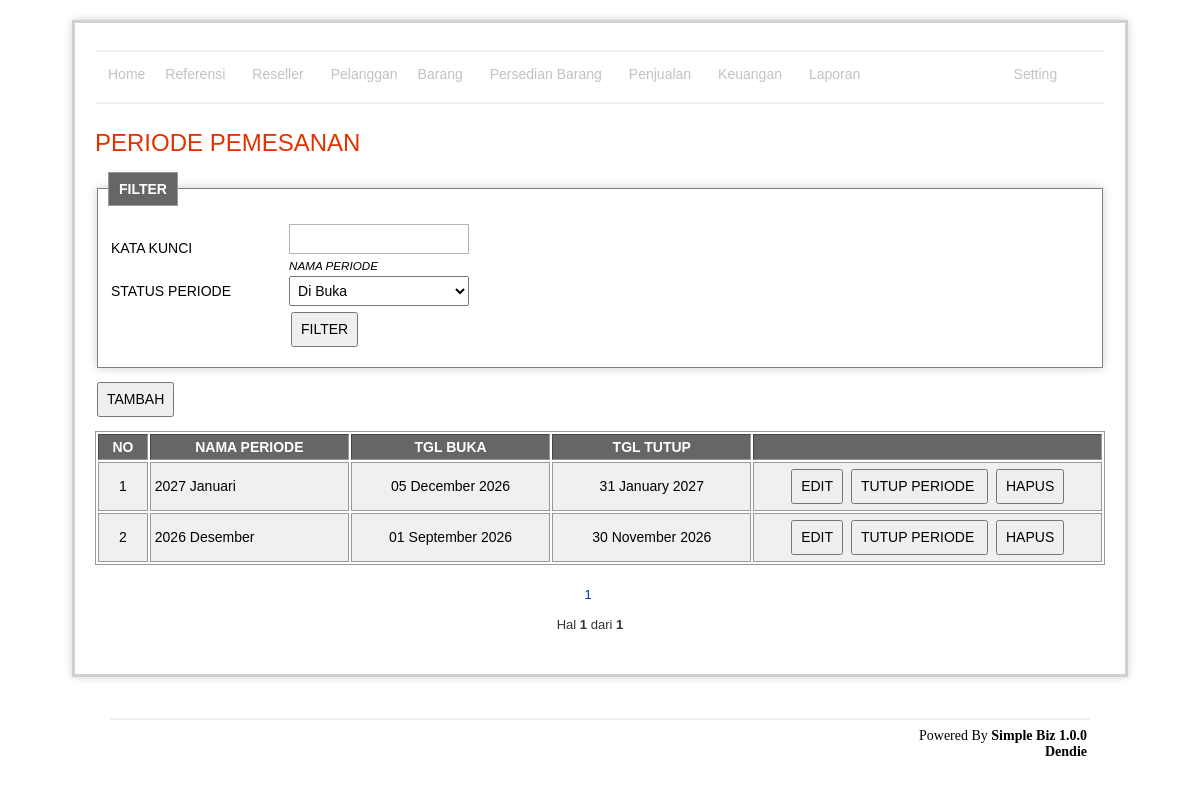
Page /periodOrder/index.php (signed in) on the committed database.
### tables this page shows
CREATE TABLE `period_order`  (
  `id` int(11) NOT NULL AUTO_INCREMENT,
  `name` varchar(255) NOT NULL,
  `date_start` date NOT NULL,
  `date_end` date NOT NULL,
  `is_status` enum('0','1') NOT NULL DEFAULT '0' COMMENT '0=open periode, 1=close periode',
  `is_delete` enum('0','1') NOT NULL DEFAULT '0' COMMENT '0=no delete, 1=delete',
  PRIMARY KEY (`id`) USING BTREE
);

### periodOrder/indexRead.php (called while the page is built, shortened)
<?php
	include '../lib/connection.php';
	include '../lib/split.class.php';
	$keyword = str_replace(' ','',trim($_REQUEST['keyword']));
	$periodeStatus = isset($_REQUEST['periodeStatus']) ? $_REQUEST['periodeStatus'] : '0';
	$record = isset($_GET['SplitRecord']) ? $_GET['SplitRecord'] : 0;
	$where .= $statusPeriode != 'x' ? " and is_status = '$periodeStatus'" : " is_status = '0'";
	$query = "select id, name, date_format(date_start,'%d %M %Y') as date_start_frm,
			 date_format(date_end,'%d %M %Y') as date_end_frm,is_status
		from period_order
		where is_delete = '0'
		and replace(name, ' ', '' ) like '%$keyword%'
		  $where
		order by is_status asc, date_start desc
		limit $record,25";
	$data = mysqli_query($con, $query) or die(mysqli_error($con));
	$query = "select count(id) as total
		from period_order
		where is_delete = '0'
		and name like '%$keyword%'
		  $where
		order by name";
	$dataTotal = mysqli_query($con, $query) or die(mysqli_error($con));
	$total = mysqli_fetch_array($dataTotal);
	$split = new Split('index.php',$total['total'],25,25);
?>

### periodOrder/index.php (the view, shortened to what this page needs)
	<?php include 'indexRead.php' ?>
	<h1>PERIODE PEMESANAN</h1>
	<fieldset>
		<legend><b>FILTER</b></legend>
		<form action="index.php" method="get">
			<table width="100%">
				<tr>
					<td width="18%">KATA KUNCI</td>
					<td>
						<input name="keyword" type="text" value="<?php echo $_REQUEST['keyword'] ?>" style="width:180px"/><br />
						<small><i>NAMA PERIODE</i></small>
					</td>
				</tr>
				<tr>
					<td width="15%">STATUS PERIODE</td>
					<td>
						<select name="periodeStatus" style="width:180px">
							<option value="0" <?php echo 1 == (isset($_REQUEST['periodeStatus']) ? $_REQUEST['periodeStatus'] : '') ? 'selected' : '' ?>>Di Buka</option>
						</select>
					</td>
				</tr>
				<tr>
					<td></td>
					<td>
						<input type="submit" value="FILTER" />
					</td>
				</tr>
			</table>
		</form>
	</fieldset>
	<?php if($_SESSION['loginPosition'] != '3'): ?>
		<p><input type="button" value="TAMBAH" onclick="window.location='add.php'" /></p>
	<?php endif; ?>
	<?php if(mysqli_num_rows($data) < 1) : ?>
	 	<div class="warning">
			<h3><?php echo message::getMsg('emptySuccess') ?></h3>
		</div>
	<?php else: ?>
		<div id="tbl">
			<table width="100%" border="1">
				<thead>
					<tr>
						<th align="center" width="5%">NO</th>
						<th align="center" width="20%">NAMA PERIODE</th>
						<th align="center" width="20%">TGL BUKA</th>
						<th align="center" width="20%">TGL TUTUP</th>
						<th></th>
					</tr>
				</thead>
				<tbody>
					<?php $i = isset($_REQUEST['SplitRecord']) ? $_REQUEST['SplitRecord'] + 1  : 1  ?>
					<?php while($val = mysqli_fetch_array($data)): ?>
						<tr>
							<td align="center"><?php echo $i ?></td>
							<td align="left">
								<?php echo $val['name'] ?><br />
							</td>
							<td align="center"><?php echo $val['date_start_frm'] ?></td>
							<td align="center"><?php echo $val['date_end_frm'] ?></td>
							<td align="center">
								<input type="button" value="EDIT" onclick="window.location='edit.php?id=<?php echo $val['id'] ?>'" />
								<?php if($val['is_status'] == '1'): ?>
									<input type="button" value="BUKA PERIODE" onclick="confirm('Anda yakin akan membuka ?') ? window.location='status.php?id=<?php echo $val['id'] ?>&status=0' : false" />
								<?php else: ?>
									<input type="button" value="TUTUP PERIODE " onclick="confirm('Anda yakin akan menutup ?') ? window.location='status.php?id=<?php echo $val['id'] ?>&status=1' : false" />
								<?php endif; ?>
								<input type="button" value="HAPUS" onclick="confirm('Anda yakin akan menghapus ?') ? window.location='delete.php?id=<?php echo $val['id'] ?>' : false" />
							</td>
						</tr>
					<?php $i++; ?>
					<?php endwhile; ?>
			</table>
			<p style="text-align:center; padding:10px">
				<?php
					echo $split->splitPage($_GET['SplitLanjut'],array('keyword='.$keyword,'periodeStatus='.$periodeStatus));
					echo '<br /><br />';
					echo 'Hal <b>',$split->NoPage($_GET['SplitRecord']),'</b> dari <b>',$split->totalPage().'</b>';
				?>
			</p>
		</div>
	<?php endif; ?>
<?php include '../template/main.php' ?>

### asset/css/style.css (style rules this page uses)
#content p { margin: 12px 20px 12px 0; text-align:left; }
#content h1 { color: #e13300; background-color: transparent; font-weight: normal; font-size: 24px; margin: 10px 0 5px 0; padding: 15px 0 10px 0px; text-align:left; }
table { font-size: 14px; }
#tbl table { border: 1px solid #999; }
#tbl th { font-weight: bold; text-align: center; font-size: 14px; background-color: #666; color: #fff; padding: 4px; }
#tbl td { border: 1px solid #999; font-weight: normal; font-size: 14px; padding: 4px; background-color: #f0f0f0; }
fieldset { border: 1px solid #999; background-color: #ffffff; border: 1px solid gray; -webkit-box-shadow: 0px 0px 10px #D0D0D0; padding: 15px 10px 15px 10px; }
fieldset legend { border: 1px solid #999; font-size: 14px; padding: 8px 10px 8px 10px; background-color: #666; color: #fff; }
form { margin: 0; padding: 0; text-align: left; }
input[type="text"], input[type="password"], textarea { font-size: 14px; color: #333; border: 1px solid #B3B4BD; font-size: 14px; height: 24px; margin: 0px 0px 5px 0px; padding: 2px 8px 2px 8px; height: 30px; }
select { font-size: 14px; height: 30px; padding: 0px 4px 0px 4px; }
input[type="button"], input[type="submit"] { font-size: 14px; height: 35px; padding: 2px 8px 2px 8px; margin: 2px; }

### rows in the picture
period_order: name "2027 Januari", date_start_frm "05 December 2026", date_end_frm "31 January 2027"
period_order: name "2026 Desember", date_start_frm "01 September 2026", date_end_frm "30 November 2026"

### other values in the picture
$split->NoPage($_GET['SplitRecord']) "1"
$split->totalPage() "1"
